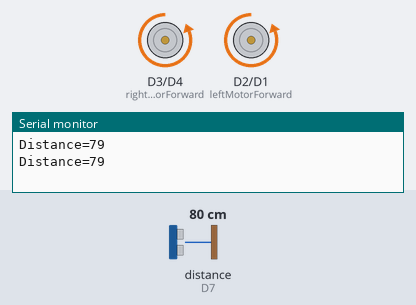
Recording of a sketch running on a simulated ESP8266 (NodeMCU). Shown: motor-driver pin pairs drawn as motors (green arrow = first pin HIGH = forward, orange = second pin HIGH = backward, longer = more drive), the last lines printed to the serial monitor. Wiring (inferred from the names in the program): ultrasonic range finder: trigger D8; echo D7. The inputs (shaded band) are chosen by the test bench; at power-on: distance to the obstacle (sensor on D7) 80 cm. The echo pulse lasts 58.3 µs per cm.

Above: at 2.8 s.
2.9 s: distance to the obstacle (sensor on D7) set to 5 cm
8.9 s: distance to the obstacle (sensor on D7) set to 2 cm
At 10.3 s:
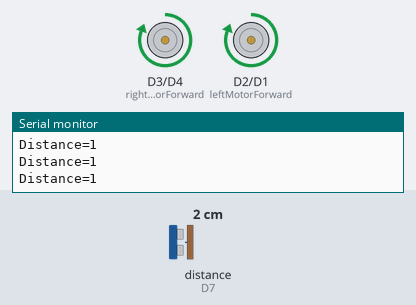
11.6 s: distance to the obstacle (sensor on D7) set to 35 cm
At 13.1 s:
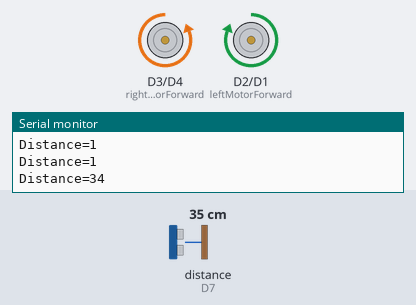
Timing chart, 0 to 23.1 s (numbered marks = the images above; inputs shaded):
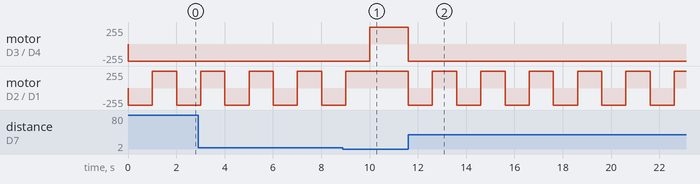

Measured:
- the behaviour switches between 4 and 3 cm on distance to the obstacle (sensor on D7) (found by bisection; images 0 and 1)
- after the input at 8.9 s, motor on D3 (rightMotorForward) / D4 (rightMotorBackward): backward 255/255 → forward 255/255 after 1.1 s; motor on D2 (leftMotorForward) / D1 (leftMotorBackward): goes on until 9.0 s, then stays forward 255/255
- after the input at 11.6 s, motor on D3 (rightMotorForward) / D4 (rightMotorBackward): forward 255/255 → backward 255/255 at once; motor on D2 (leftMotorForward) / D1 (leftMotorBackward): alternates forward 255/255 for 1.0 s and backward 255/255 for 1.0 s, starting at once
- by itself, motor on D2 (leftMotorForward) / D1 (leftMotorBackward): alternates forward 255/255 for 1.0 s and backward 255/255 for 1.0 s

The sketch:

EDGEAVOIDER.ino
```cpp
int leftMotorBackward=D1;
int leftMotorForward= D2;
int rightMotorBackward= D4;
int rightMotorForward= D3;
#define echo D7
#define trig D8
int cm;
int duration;

void setup() {
  pinMode(leftMotorForward,OUTPUT);
  pinMode(leftMotorBackward,OUTPUT);
  pinMode(rightMotorForward,OUTPUT);
  pinMode(rightMotorBackward,OUTPUT);
  pinMode(echo,INPUT);
  pinMode(trig,OUTPUT);
  Serial.begin(115200);


}

void loop() {
  digitalWrite(trig,LOW);
  delayMicroseconds(5);
  digitalWrite(trig,HIGH);
  delayMicroseconds(5);
  digitalWrite(trig,LOW);
  duration=pulseIn(echo,HIGH);
  cm=(duration*0.034)/2;
  Serial.print("Distance=");
  Serial.println(cm);
  if(cm>2)
  {
    go_back();
    delay(1000);
    go_left();
    delay(1000);
    go_straight();
  }
  else
  {
    go_straight();
  }
}
void go_straight()
{
  digitalWrite(leftMotorForward,HIGH);
  digitalWrite(rightMotorForward,HIGH);
  digitalWrite(leftMotorBackward,LOW);
  digitalWrite(rightMotorBackward,LOW);

}
void go_left()
{
  digitalWrite(rightMotorBackward,HIGH);
  digitalWrite(leftMotorForward,HIGH);
  digitalWrite(rightMotorForward,LOW);
  digitalWrite(leftMotorBackward,LOW);
}
void go_back()
{
  digitalWrite(leftMotorForward,LOW);
  digitalWrite(leftMotorBackward,HIGH);
  digitalWrite(rightMotorForward,LOW);
  digitalWrite(rightMotorBackward,HIGH);
  }
```
